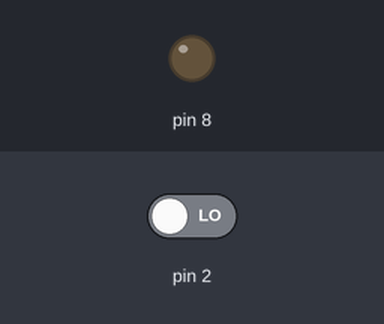
The sketch below on a simulated Arduino Uno, built with avr-gcc and run on an emulated ATmega328P. Shown: output pins drawn as LEDs (lit = HIGH). The test bench sets the inputs (shaded band); at power-on: pin 2 LOW. What the sketch prints to the serial monitor is not drawn.

Above: at 2.2 s.
2.3 s: pin 2 driven HIGH
Timing chart, 0 to 5.3 s (numbered marks = the images above; inputs shaded):
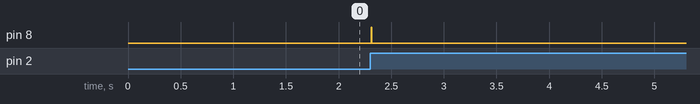

The sketch:

bozukparaSayma.ino
```cpp
/*
   Enes BİBER Bozuk Para Onay Sistemi
   Tarih    : 17.11.2021
   Versiyon : 0.1b
   Kodlama  : Enes BİBER
   Web Site : WWW.EnesBiBER.COM.TR
*/


volatile int para = 0;
boolean giris = false;

unsigned long bakiye;


void setup() {
    pinMode(8,OUTPUT);
  Serial.begin(9600);
  attachInterrupt(digitalPinToInterrupt(2), paraSayma, RISING);

  delay(1000);


}

void loop() {
  if (giris) {
    giris = false;
    //Para Sensörü 2 Defa Sisteme Sinyal Attığı için 2 Okumayı tek'e Düşürüyoruz
    if ( para == 1) {
      Serial.println("Jeton_Girdi");
   RoleAcKapat();
      para = 0;
    }
    bakiye += 1;
    //Serial.println("Bakiye : "+(String)bakiye);

  }
}

//GirdiSayma Fonksyonu
void paraSayma() {

  para++ ;
  giris = true;
}

//GirdiSayma Fonksyonu
void RoleAcKapat() {
   delay(8);
 digitalWrite(8,HIGH);
//  Serial.println("Role Açık");
 delay(8);
   digitalWrite(8,LOW);
  //Serial.println("Role Kapalı");
}
```

Measured:
- after the input at 2.3 s, pin 8: LOW → HIGH at once, → LOW 0.01 s later
